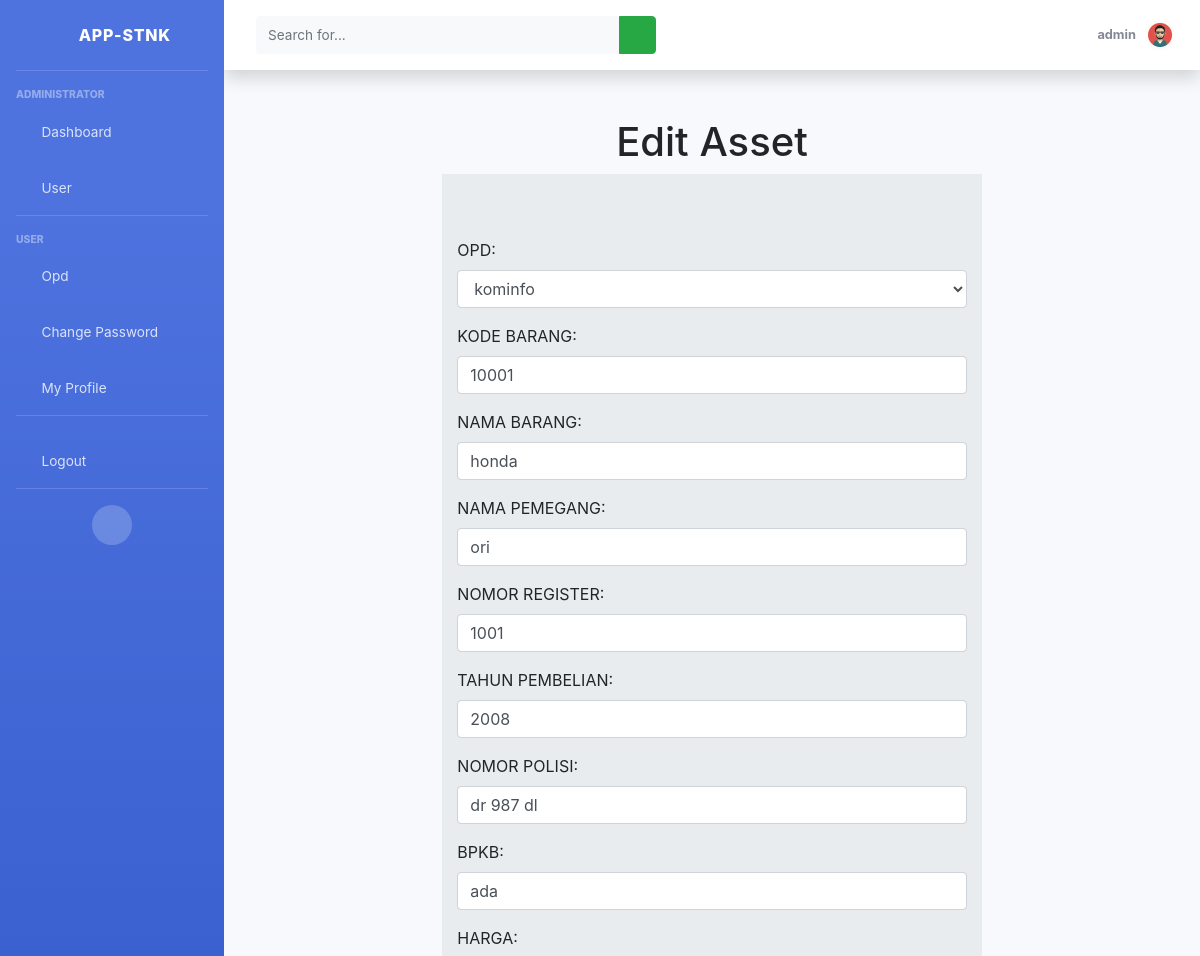
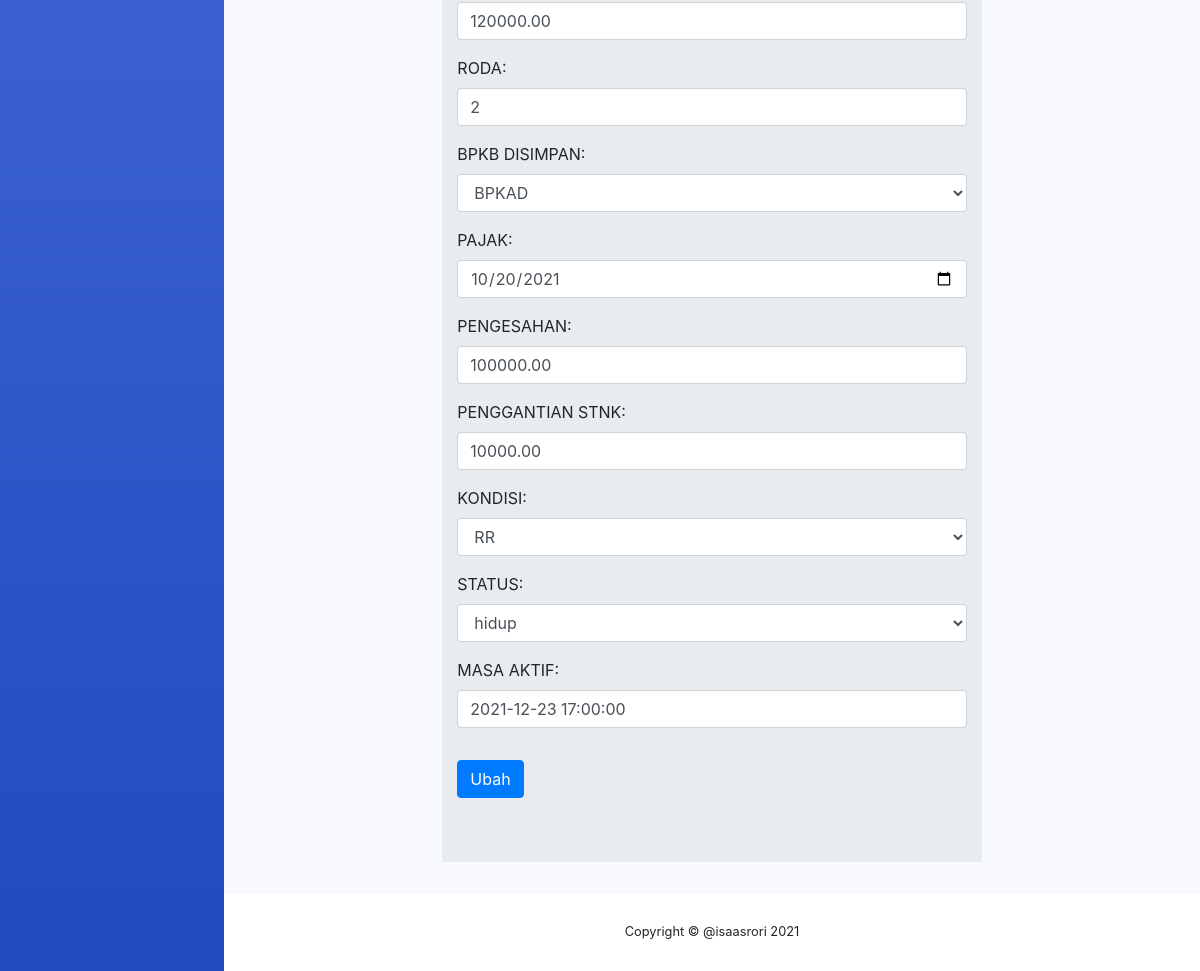
/edit/8/ (signed in), run on the app's committed database (2 pictures, top to bottom).
### stnk/models.py (models this page shows, shortened)
class Asset(models.Model):
    ket_bpkb = (
        ('BPKAD','BPKAD'),
        ('HILANG','HILANG',),
        ('OPD', 'OPD',),
    )
    kon = (
        ('B', 'B'),
        ('RR', 'RR'),
        ('RB', 'RB'),
    )
    status = (
        ('hidup','hidup'),
        ('mati','mati')
    )
    opd              = models.ForeignKey(Opd, on_delete=models.CASCADE)
    kode_barang      = models.CharField(max_length=15)
    nama_barang      = models.CharField(max_length=255)
    nama_pemegang    = models.CharField(max_length=100)
    nomor_register   = models.IntegerField()
    tahun_pembelian  = models.IntegerField()
    nomor_polisi     = models.CharField(max_length=100)
    bpkb             = models.CharField(max_length=100)
    harga            = models.DecimalField(max_digits=15, decimal_places=2)
    roda             = models.IntegerField()
    bpkb_disimpan    = models.CharField(choices=ket_bpkb, max_length=100)
    pajak            = models.DateField()
    pengesahan       = models.DecimalField(max_digits=15, decimal_places=2)
    penggantian_stnk = models.DecimalField(max_digits=15, decimal_places=2)
    kondisi          = models.CharField(choices=kon, max_length=100)
    status            = models.CharField(max_length=200, null=True, choices=status)
    masa_aktif       = models.DateTimeField()

### stnk/views.py (the view)
# urls.py: path('edit/<int:id>/', views.editAsset, name='edit-asset'),
@login_required(login_url=settings.LOGIN_URL)
def editAsset(request, id):
    assets = Asset.objects.get(id=id)
    form = FormAsset(instance= assets)
    if request.method == 'POST':
        form = FormAsset(request.POST, instance=assets)
        if form.is_valid():
            form.save()
            return redirect('home')
    isi = {'form':form}
    return render(request, 'stnk/edit_asset.html', isi)

### stnk/models.py (called while the page is built)
    def __str__(self):
        return self.nama_opd

### stnk/templates/stnk/edit_asset.html
{% extends 'stnk/index.html' %} {% block content %}
<div class="container mt-5 col-lg-7">
  <center><h1>Edit Asset</h1></center>
  <div class="jumbotron jumbotron-fluid">
    <div class="col-lg mx-auto">
      <form method="post" action="">
        {% csrf_token %} {{form.as_p}}
        <button type="submit" class="btn btn-primary mt-3">Ubah</button>
      </form>
    </div>
  </div>
</div>
{% endblock %}

### templates/stnk/index.html (shortened to what this page needs)
<!DOCTYPE html>
<html lang="en">
  {% load static %}
  <head>
    <link
      href="{% static '/vendor/fontawesome-free/css/all.min.css' %}"
      rel="stylesheet"
      type="text/css"
    />
    <link
      href="{% static '/stnk/css/index.css' %}"
      rel="stylesheet"
      type="text/css"
    />
    <link
      href="{% static '/js/jquery-ui-1.12.1/jquery-ui.min.css' %}"
      rel="stylesheet"
      type="text/css"
    />
<link rel="stylesheet" href="https://cdnjs.cloudflare.com/ajax/libs/jquery-datetimepicker/2.5.20/jquery.datetimepicker.min.css" />
    <link href="{% static '/css/sb-admin-2.min.css'%}" rel="stylesheet" />
     <link rel="stylesheet" href="https://stackpath.bootstrapcdn.com/bootstrap/4.4.1/css/bootstrap.min.css">
     <link href="{% static '/vendor/datatables/dataTables.bootstrap4.min.css' %}" rel="stylesheet">
  </head>
  <body id="page-top">
    <div id="wrapper">
      <ul
        class="navbar-nav bg-gradient-primary sidebar sidebar-dark accordion"
        id="accordionSidebar"
      >
        <a
          class="sidebar-brand d-flex align-items-center justify-content-center"
          href="#"
        >
          <div class="sidebar-brand-icon rotate-n-15">
            <i class="fas fa-code"></i>
          </div>
          <div class="sidebar-brand-text mx-3">APP-STNK</div>
        </a>
        <hr class="sidebar-divider" />
        <div class="sidebar-heading">Administrator</div>
        <li class="nav-item">
          <a class="nav-link" {% if request.path == '/stnk/' %}class="selected" {% endif %} href="{% url 'home' %}">
            <i class="fas fa-fw fa-tachometer-alt"></i>
            <span>Dashboard</span></a
          >
        </li>
         <li class="nav-item">
          <a class="nav-link" href="#">
            <i class="fas fa-fw fa-user-tie"></i>
            <span>User</span></a
          >
        </li>
        <hr class="sidebar-divider" />
        <div class="sidebar-heading">User</div>
        <li class="nav-item">
          <a class="nav-link" href="{% url 'opd' %}">
            <i class="fas fa-fw fa-hotel"></i>
            <span>Opd</span></a
          >
        </li>
        <li class="nav-item">
          <a class="nav-link" href="#">
            <i class="fas fa-fw fa-key"></i>
            <span>Change Password</span></a
          >
        </li>
        <li class="nav-item">
          <a class="nav-link" href="#">
            <i class="fas fa-fw fa-user"></i>
            <span>My Profile</span></a
          >
        </li>
        <hr class="sidebar-divider" />
        <li class="nav-item">
          <a class="nav-link" href="#">
            <i class="fas fa-fw fa-sign-out-alt"></i>
            <span>Logout</span></a
          >
        </li>
        <hr class="sidebar-divider d-none d-md-block" />
        <div class="text-center d-none d-md-inline">
          <button class="rounded-circle border-0" id="sidebarToggle"></button>
        </div>
      </ul>
      <div id="content-wrapper" class="d-flex flex-column">
        <div id="content">
          <nav
            class="
              navbar navbar-expand navbar-light
              bg-white
              topbar
              mb-4
              static-top
              shadow
            "
          >
            <form
              class="
                d-none d-sm-inline-block
                form-inline
                mr-auto
                ml-md-3
                my-2 my-md-0
                mw-100
                navbar-search
              "
              method="post"
              action=""
            >
              <div class="input-group">
                <input
                  type="text"
                  name="keyword"
                  class="form-control bg-light border-0 small"
                  placeholder="Search for..."
                  autocomplete="off"
                />
                <div class="input-group-append">
                  <button class="btn btn-success" type="submit">
                    <i class="fas fa-search fa-sm"></i>
                  </button>
                </div>
              </div>
            </form>
            <ul class="navbar-nav ml-auto">
              <li class="nav-item dropdown no-arrow">
                <a
                  class="nav-link dropdown-toggle"
                  href="#"
                  id="userDropdown"
                  role="button"
                  data-toggle="dropdown"
                  aria-haspopup="true"
                  aria-expanded="false"
                >
                  <span class="mr-2 d-none d-lg-inline text-gray-600 small">
                   {% if user.is_authenticated %}
                        <strong>{{ user }}</strong>
                  {% endif %}
                  </span>
                  <img
                    class="img-profile rounded-circle"
                    src="{% static '/img/profile/ori.png' %}"
                  />
                </a>
              </li>
            </ul>
          </nav>
          {% block content %} {% endblock %}
        </div>
        <footer class="sticky-footer bg-white">
          <div class="container my-auto">
            <div class="copyright text-center my-auto">
              <span>Copyright &copy; @isaasrori 2021</span>
            </div>
          </div>
        </footer>
      </div>
    </div>
  </body>
</html>

### data on the page
Asset: opd "kominfo", kode_barang "10001", nama_barang "honda", nama_pemegang "ori", nomor_register "1001", tahun_pembelian "2008", nomor_polisi "dr 987 dl", bpkb "ada", harga "120000.00", roda "2", bpkb_disimpan "BPKAD", pajak "10/20/2021", pengesahan "100000.00", penggantian_stnk "10000.00", kondisi "RR", status "hidup", masa_aktif "2021-12-23 17:00:00"

### other printed values
{{ user }} "admin"
